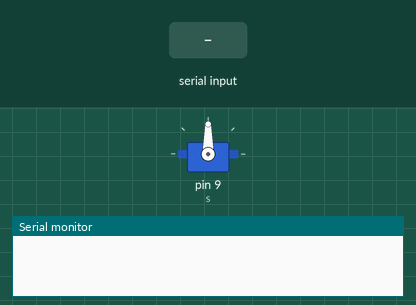
Simulated run of this sketch. Board: Arduino Uno, built with avr-gcc and run on an emulated ATmega328P. Shown: servo, the last lines printed to the serial monitor. Inputs (shaded band) come from the test bench.

Above: at 1.2 s.
1.3 s: "a" received over Serial
At 2.5 s:
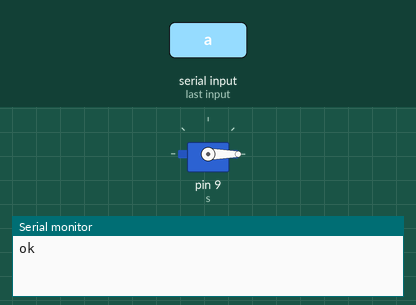
2.8 s: "c" received over Serial
At 3.8 s:
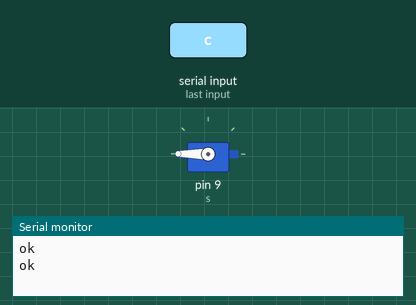
4.3 s: "b" received over Serial
At 5.0 s:
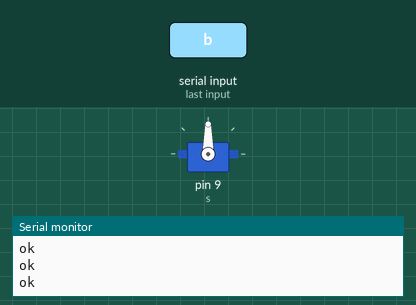
Timing chart, 0 to 7.3 s (numbered marks = the images above; inputs shaded):
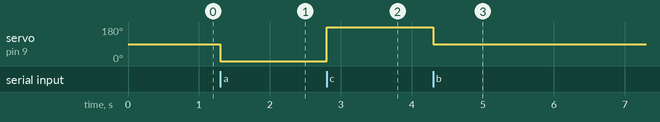

Measured:
- after the input at 1.3 s, servo on pin 9 (s): 90° → 0° at once
- after the input at 2.8 s, servo on pin 9 (s): 0° → 180° at once
- after the input at 4.3 s, servo on pin 9 (s): 180° → 90° at once

The sketch:

servo-cmd.ino
```cpp
#include <Servo.h>
Servo s;
void setup() { Serial.begin(9600); s.attach(9); s.write(90); }
void loop() {
  if (Serial.available()) {
    char c = Serial.read();
    if (c == 'a') s.write(0);
    if (c == 'b') s.write(90);
    if (c == 'c') s.write(180);
    Serial.println("ok");
  }
}
```
